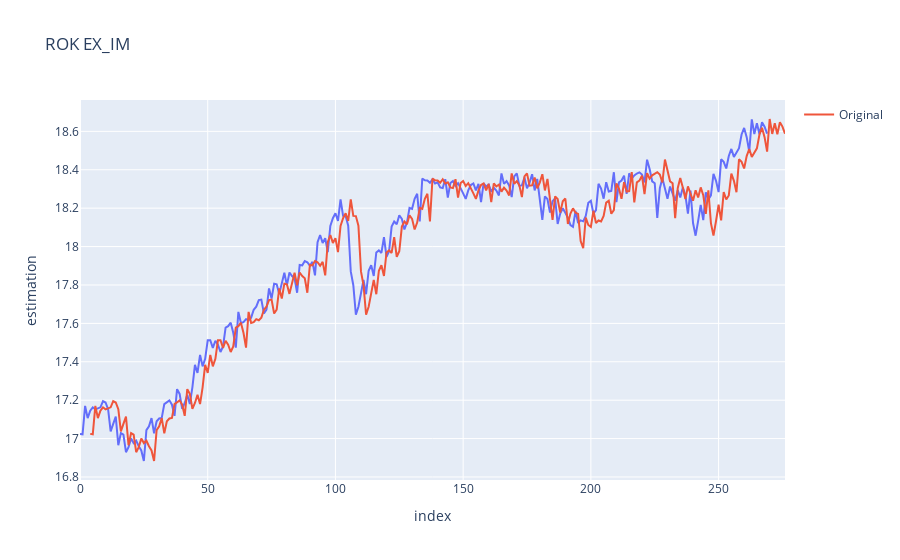

The cell this chart's notebook holds for it:
### Code cell
fig = px.line(df_est_1, x=df_est_1.index, y='estimation' ,title='ROK EX_IM')
fig.add_trace(go.Scatter(x=lag_ln0.index, y=lag_ln0, mode='lines', name='Original'))

fig.show()

### Figure 1 — Plotly figure (JSON) as saved in the notebook; plotly's stock layout.template omitted (floating-point values rounded to 4 significant figures; data arrays with more than 128 entries replaced by an {"elided": "..."} marker saying what was removed)
{"data": [{"hovertemplate": "index=%{x}<br>estimation=%{y}<extra></extra>", "legendgroup": "", "line": {"color": "#636efa", "dash": "solid"}, "marker": {"symbol": "circle"}, "mode": "lines", "name": "", "orientation": "v", "showlegend": false, "type": "scatter", "x": {"elided": "270 int values"}, "xaxis": "x", "y": {"elided": "270 float values"}, "yaxis": "y"}, {"mode": "lines", "name": "Original", "type": "scatter", "x": {"elided": "273 int values"}, "y": {"elided": "273 float values"}}], "layout": {"legend": {"tracegroupgap": 0}, "title": {"text": "ROK EX_IM"}, "xaxis": {"anchor": "y", "domain": [0, 1], "title": {"text": "index"}}, "yaxis": {"anchor": "x", "domain": [0, 1], "title": {"text": "estimation"}}}}
